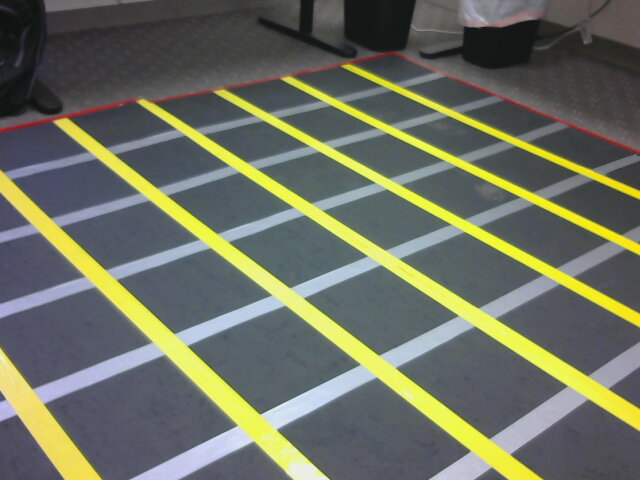
#> input picture image-processing/JustBoard1.jpg, 640 x 480 px
$ python find-path3.py
#> lines starting #> are read from the running program, lines starting #| are printed output that depends on the picture; after the words box and inside, x2 and y2 are one past the last pixel; in counts of white or black regions, pixels touching at a corner belong together
# Note for Jim:  In MacOS Run this command "workon OpenCV-master-py3" - select virtualenv as Python interrpretor
import numpy as np
import cv2

# load the image
image = cv2.imread('./JustBoard1.jpg')
#> image is the input picture: shape (480, 640, 3); mean B, G, R 97.6, 112.4, 108.6

boundaries = [
	([160, 107, 56], [255, 203, 151]),
	([0, 163, 161], [163, 255, 255]),
	([116, 113, 108], [248, 245, 250])
]

	# rgb([148, 145, 140], [168, 165, 160])

output2 = None
firstImageSkipped = False

for (lower, upper) in boundaries:
	# create NumPy arrays from the boundaries
	lower = np.array(lower, dtype = "uint8")
	upper = np.array(upper, dtype = "uint8")

	# find the colors within the specified boundaries and apply
	# the mask
	mask = cv2.inRange(image, lower, upper)
	output = cv2.bitwise_and(image, image, mask = mask)

	if firstImageSkipped == True:
		if output2 is None:
			output2 = output
		else:
			output2 = cv2.bitwise_or(output2, output)
	else:
		firstImageSkipped = True
#> this loop made 3 passes
#> pass 1, `mask = cv2.inRange(image, lower, upper)`:
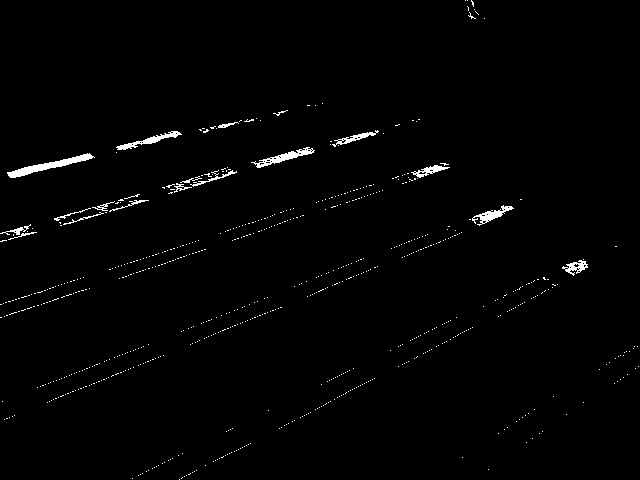
#> mask: shape (480, 640); 1.3% white; 748 white regions (730 under 20 px), largest, box (x1, y1, x2, y2) and area: (7, 153, 95, 178) 567, (251, 147, 315, 168) 363, (116, 131, 182, 150) 313
#> pass 2, `mask = cv2.inRange(image, lower, upper)`:
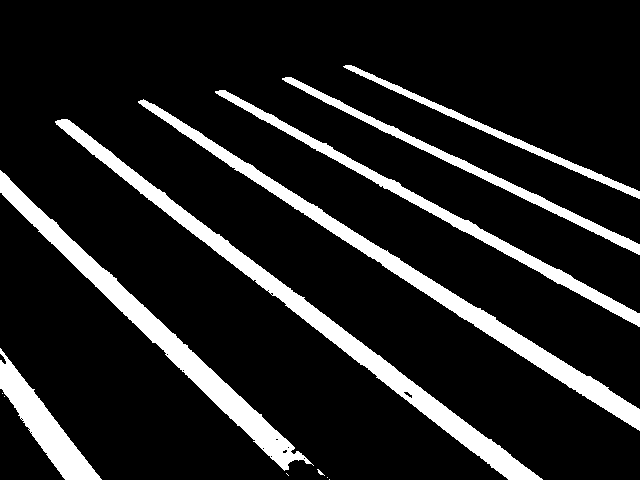
#> mask: shape (480, 640); 13.2% white; 13 white regions (5 under 20 px), largest, box (x1, y1, x2, y2) and area: (55, 119, 543, 480) 9637, (138, 99, 640, 431) 8565, (0, 170, 314, 471) 8167
#> pass 2, `output = cv2.bitwise_and(image, image, mask = mask)`:
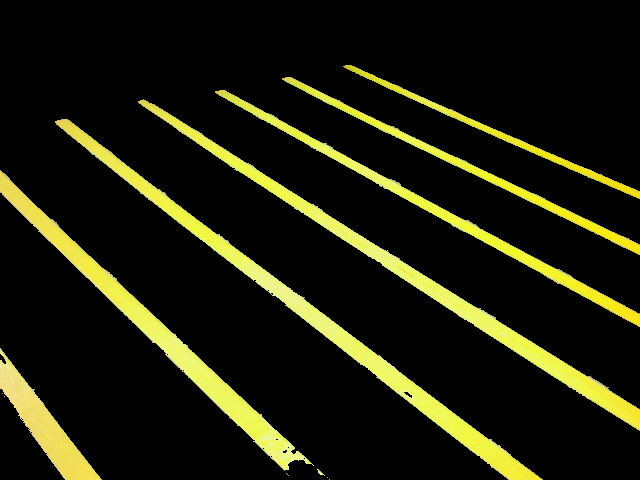
#> output: shape (480, 640, 3); mean B, G, R 11.6, 30.8, 30.7
#> after the loop:
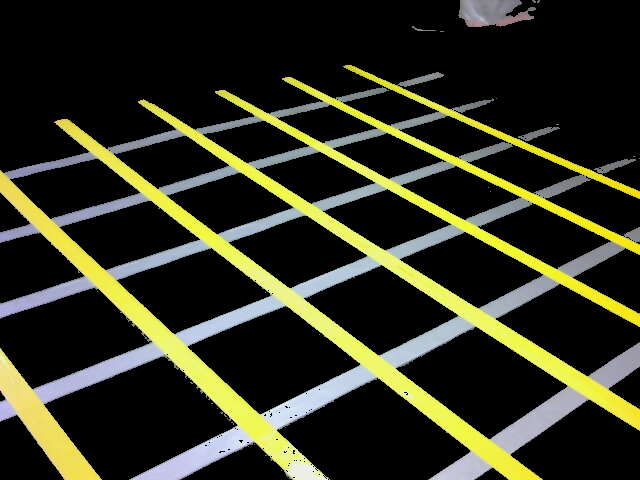
#> output2: shape (480, 640, 3); mean B, G, R 33, 50.5, 49.5

# Convert to black and White
grayImage = cv2.cvtColor(output2, cv2.COLOR_BGR2GRAY)
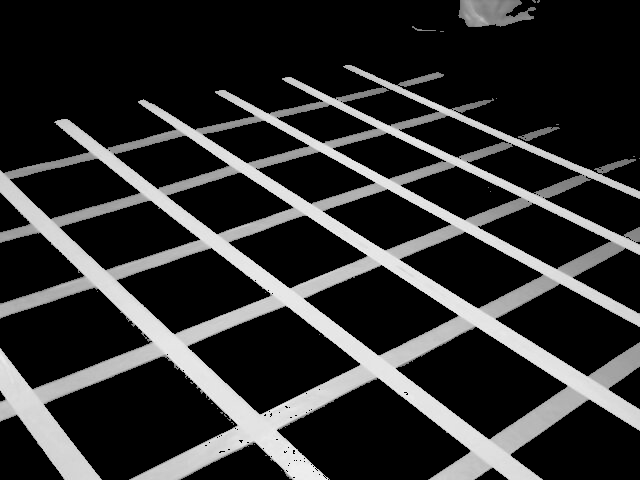
#> grayImage: shape (480, 640); min 0, max 242, mean 48.2
(thresh, blackAndWhiteImage) = cv2.threshold(grayImage, 100, 255, cv2.THRESH_BINARY)
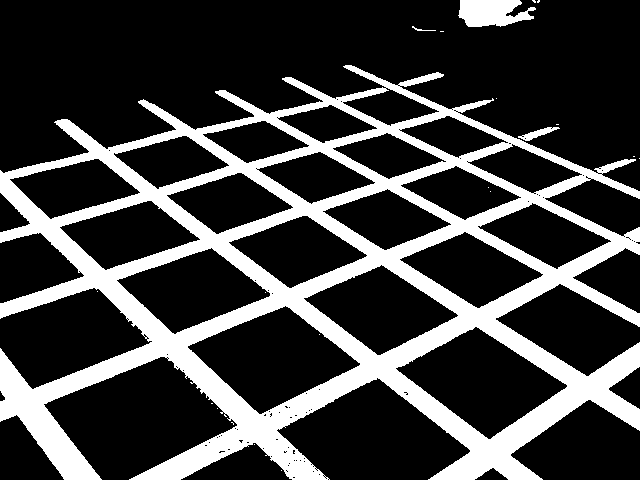
#> blackAndWhiteImage: shape (480, 640); 24.6% white; 21 white regions (17 under 20 px), largest, box (x1, y1, x2, y2) and area: (0, 65, 640, 480) 73754, (458, 0, 536, 27) 1541, (518, 127, 560, 141) 218, (412, 26, 436, 31) 34

# show the images
cv2.imshow("images", image)
cv2.waitKey(0)

cv2.imshow("images", output2)
cv2.waitKey(0)

cv2.imshow("images", grayImage)
cv2.waitKey(0)

cv2.imshow("images", blackAndWhiteImage)
cv2.waitKey(0)

# ? ? ? ? ? ?
# ? [181, 470], [102, 374], [36. 301], [5, 239], ?
# ? [453, 479], [322, 395], [234, 319], [161, 260], [102, 210], [51, 168]
# ?, [545, 420], [432, 341], [342, 277], [266, 226], [202, 182], [150, 143]
# ?, [632, 362], [524, 297], [431, 242], [354, 197], [286, 159], [231, 128]
# ?, ?, [596, 261], [502, 211], [425, 174], [359, 140], [304, 111]
# ?, ?, ?, [565, 188], [489, 155], [420, 123], [364, 98]
# ?, ?, ?, [620, 166], [540, 135], [475, 108], [424, 82]


# source = to_index(86, 467)
# target = to_index(366, 63)

$ run again, with image-processing/2019-06-26-174047.jpg copied over image-processing/JustBoard1.jpg
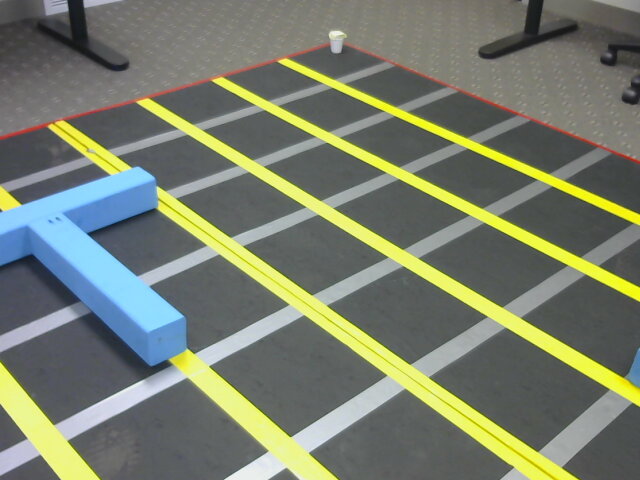
#> input picture image-processing/2019-06-26-174047.jpg, 640 x 480 px
#> image is the input picture: shape (480, 640, 3); mean B, G, R 109.4, 125.8, 119.5
#> the loop `for (lower, upper) in boundaries:` made 3 passes
#> pass 1, `mask = cv2.inRange(image, lower, upper)`:
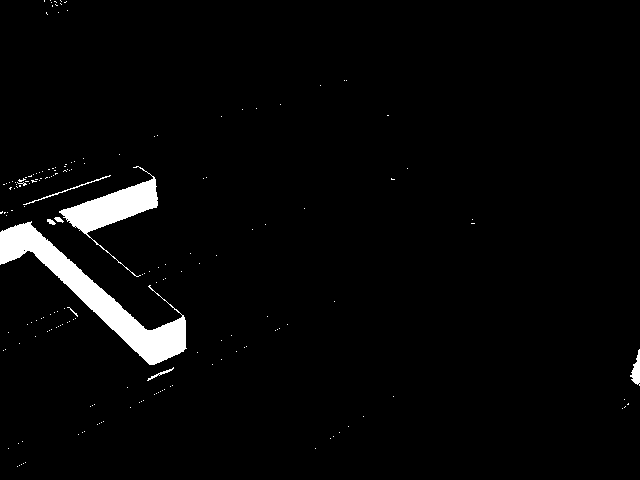
#> mask: shape (480, 640); 3% white; 182 white regions (174 under 20 px), largest, box (x1, y1, x2, y2) and area: (0, 221, 187, 365) 5882, (59, 166, 158, 277) 2705, (630, 349, 640, 386) 196
#> `(thresh, blackAndWhiteImage) = cv2.threshold(grayImage, 100, 255, cv2...`:
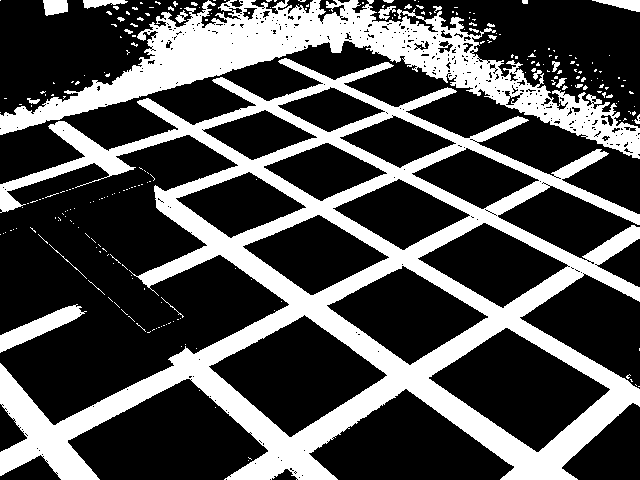
#> blackAndWhiteImage: shape (480, 640); 31% white; 248 white regions (222 under 20 px), largest, box (x1, y1, x2, y2) and area: (0, 58, 640, 480) 65971, (0, 0, 640, 159) 25040, (0, 304, 87, 353) 1361
